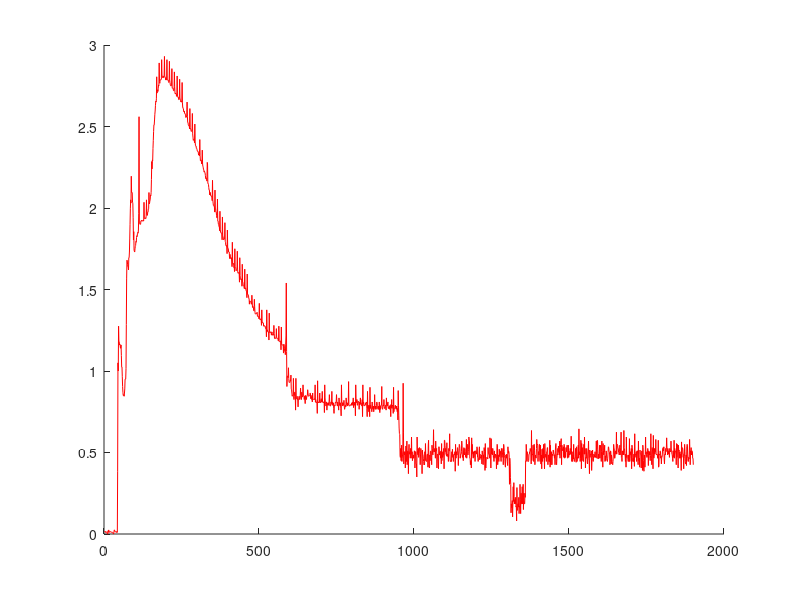

MATLAB code to generate this figure:
% This script is for the IR Sensor calibration.
% In order to scale the raw sensor reading to volts, divide the raw
% sensor reading by 200.
% Conversion is being done in MATLAB to conserve Arduino space.s

data = load('irSensor_calibration.csv');
sensor_out = data(:,1);
[length, columns] = size(sensor_out);
time = linspace(1,length,length);

clipped_out = sensor_out(600:2500);
[clipped_length, columns] = size(clipped_out);
clipped_time = linspace(1,clipped_length,clipped_length);

scaled_clipped = clipped_out/200;

figure(1);
clf;
hold on;
% plot(time, sensor_out, 'r');
% plot(clipped_time, clipped_out);
plot(clipped_time, scaled_clipped, 'r');
% axis([0 2000 0 700]);